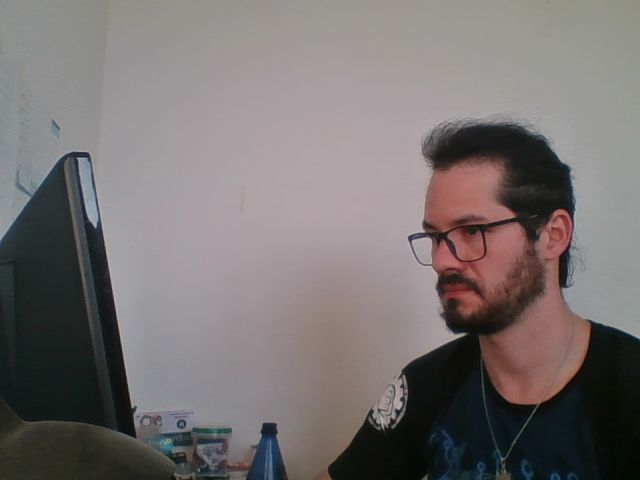
#> input picture Python/Digital Imagem Processing/Image Processing via Webcam/foto1.jpeg, 640 x 480 px, found by its file name
$ jupyter execute --allow-errors Modulo6B.ipynb
#> lines starting #> are read from the running program, lines starting #| are printed output that depends on the picture
[cell 1]
#@title Insere a WebCam
from IPython.display import display, Javascript
from google.colab.output import eval_js
from base64 import b64decode

def take_photo(filename='photo.jpg', quality=0.8):
  js = Javascript('''
    async function takePhoto(quality) {
      const div = document.createElement('div');
      const capture = document.createElement('button');
      capture.textContent = 'Capture';
      div.appendChild(capture);

      const video = document.createElement('video');
      video.style.display = 'block';
      const stream = await navigator.mediaDevices.getUserMedia({video: true});

      document.body.appendChild(div);
      div.appendChild(video);
      video.srcObject = stream;
      await video.play();

      // Resize the output to fit the video element.
      google.colab.output.setIframeHeight(document.documentElement.scrollHeight, true);

      // Wait for Capture to be clicked.
      await new Promise((resolve) => capture.onclick = resolve);

      const canvas = document.createElement('canvas');
      canvas.width = video.videoWidth;
      canvas.height = video.videoHeight;
      canvas.getContext('2d').drawImage(video, 0, 0);
      stream.getVideoTracks()[0].stop();
      div.remove();
      return canvas.toDataURL('image/jpeg', quality);
    }
    ''')
  display(js)
  data = eval_js('takePhoto({})'.format(quality))
  binary = b64decode(data.split(',')[1])
  with open(filename, 'wb') as f:
    f.write(binary)
  return filename

[cell 2]
#@title Realiza a captura das imagens
from IPython.display import Image
try:
  filename = take_photo()
  print('Saved to {}'.format(filename))

  # Show the image which was just taken.
  display(Image(filename))
except Exception as err:
  # Errors will be thrown if the user does not have a webcam or if they do not
  # grant the page permission to access it.
  print(str(err))

[cell 3]
#@title Imagens Originais
import cv2 as cv
import numpy as np
from matplotlib import pyplot as plt
from google.colab.patches import cv2_imshow

# Carrega a imagem
img1A = cv.imread('/content/drive/MyDrive/Mestrado/Processamento Digital de Imagens/Módulo 6/foto1.jpeg', 1)
#> img1A is the input picture: shape (480, 640, 3); mean B, G, R 113.2, 113.7, 119.4
img1B = cv.imread('/content/drive/MyDrive/Mestrado/Processamento Digital de Imagens/Módulo 6/foto2.jpeg', 1)
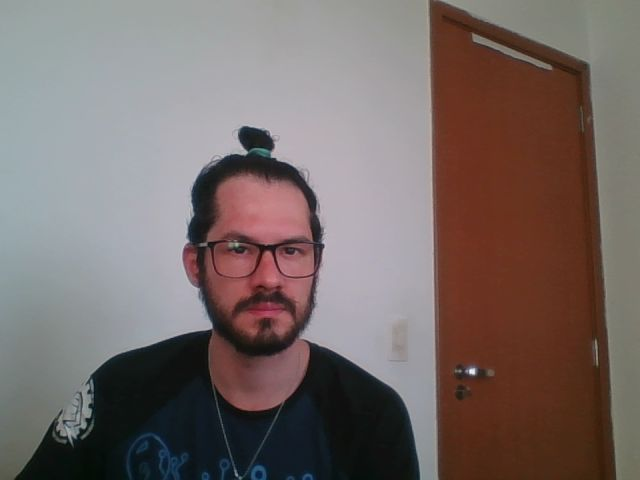
#> input picture Python/Digital Imagem Processing/Image Processing via Webcam/foto2.jpeg, 640 x 480 px, found by its file name
#> img1B is the input picture: shape (480, 640, 3); mean B, G, R 103.9, 106.7, 119
img1C = cv.imread('/content/drive/MyDrive/Mestrado/Processamento Digital de Imagens/Módulo 6/foto3.jpeg', 1)
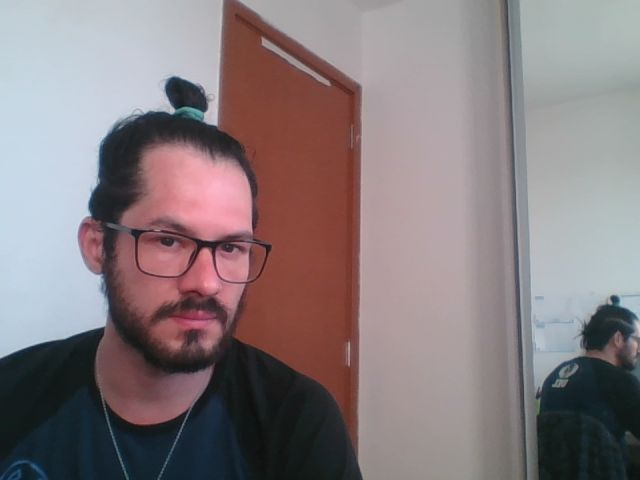
#> input picture Python/Digital Imagem Processing/Image Processing via Webcam/foto3.jpeg, 640 x 480 px, found by its file name
#> img1C is the input picture: shape (480, 640, 3); mean B, G, R 125.7, 123, 134.4

# Exibe as imagens originais sem escala e sem título
plt.imshow(cv.cvtColor(img1A, cv.COLOR_BGR2RGB))
#> (this line was passed over: IPython is not available in this run)
plt.axis('off')
#> (this line was passed over: IPython is not available in this run)
plt.show()

plt.imshow(cv.cvtColor(img1B, cv.COLOR_BGR2RGB))
#> (this line was passed over: IPython is not available in this run)
plt.axis('off')
#> (this line was passed over: IPython is not available in this run)
plt.show()

plt.imshow(cv.cvtColor(img1C, cv.COLOR_BGR2RGB))
#> (this line was passed over: IPython is not available in this run)
plt.axis('off')
#> (this line was passed over: IPython is not available in this run)
plt.show()
